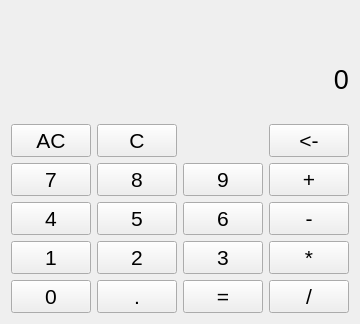
<?xml version="1.0" encoding="UTF-8"?>
<ui version="4.0">
 <class>Form</class>
 <widget class="QWidget" name="Form">
  <property name="geometry">
   <rect>
    <x>0</x>
    <y>0</y>
    <width>359</width>
    <height>324</height>
   </rect>
  </property>
  <property name="windowTitle">
   <string>계산기</string>
  </property>
  <property name="windowIcon">
   <iconset>
    <normaloff>icon/icon.png</normaloff>icon/icon.png</iconset>
  </property>
  <layout class="QHBoxLayout" name="horizontalLayout">
   <item>
    <layout class="QGridLayout" name="gridLayout">
     <property name="rightMargin">
      <number>0</number>
     </property>
     <item row="7" column="0">
      <widget class="QPushButton" name="btn_4">
       <property name="font">
        <font>
         <family>Arial</family>
         <pointsize>16</pointsize>
        </font>
       </property>
       <property name="toolTip">
        <string>4</string>
       </property>
       <property name="text">
        <string>4</string>
       </property>
       <property name="shortcut">
        <string>4</string>
       </property>
      </widget>
     </item>
     <item row="6" column="0">
      <widget class="QPushButton" name="btn_7">
       <property name="font">
        <font>
         <family>Arial</family>
         <pointsize>16</pointsize>
        </font>
       </property>
       <property name="toolTip">
        <string>7</string>
       </property>
       <property name="text">
        <string>7</string>
       </property>
       <property name="shortcut">
        <string>7</string>
       </property>
      </widget>
     </item>
     <item row="4" column="1">
      <widget class="QPushButton" name="btn_clear">
       <property name="font">
        <font>
         <family>Arial</family>
         <pointsize>16</pointsize>
        </font>
       </property>
       <property name="toolTip">
        <string>C</string>
       </property>
       <property name="text">
        <string>C</string>
       </property>
      </widget>
     </item>
     <item row="7" column="3">
      <widget class="QPushButton" name="btn_sub">
       <property name="font">
        <font>
         <family>Arial</family>
         <pointsize>16</pointsize>
        </font>
       </property>
       <property name="toolTip">
        <string>-</string>
       </property>
       <property name="text">
        <string>-</string>
       </property>
       <property name="shortcut">
        <string>-</string>
       </property>
      </widget>
     </item>
     <item row="7" column="2">
      <widget class="QPushButton" name="btn_6">
       <property name="font">
        <font>
         <family>Arial</family>
         <pointsize>16</pointsize>
        </font>
       </property>
       <property name="toolTip">
        <string>6</string>
       </property>
       <property name="text">
        <string>6</string>
       </property>
       <property name="shortcut">
        <string>6</string>
       </property>
      </widget>
     </item>
     <item row="6" column="1">
      <widget class="QPushButton" name="btn_8">
       <property name="font">
        <font>
         <family>Arial</family>
         <pointsize>16</pointsize>
        </font>
       </property>
       <property name="toolTip">
        <string>8</string>
       </property>
       <property name="text">
        <string>8</string>
       </property>
       <property name="shortcut">
        <string>8</string>
       </property>
      </widget>
     </item>
     <item row="6" column="3">
      <widget class="QPushButton" name="btn_add">
       <property name="font">
        <font>
         <family>Arial</family>
         <pointsize>16</pointsize>
        </font>
       </property>
       <property name="toolTip">
        <string>+</string>
       </property>
       <property name="text">
        <string>+</string>
       </property>
       <property name="shortcut">
        <string>+</string>
       </property>
      </widget>
     </item>
     <item row="7" column="1">
      <widget class="QPushButton" name="btn_5">
       <property name="font">
        <font>
         <family>Arial</family>
         <pointsize>16</pointsize>
        </font>
       </property>
       <property name="toolTip">
        <string>5</string>
       </property>
       <property name="text">
        <string>5</string>
       </property>
       <property name="shortcut">
        <string>5</string>
       </property>
      </widget>
     </item>
     <item row="6" column="2">
      <widget class="QPushButton" name="btn_9">
       <property name="font">
        <font>
         <family>Arial</family>
         <pointsize>16</pointsize>
        </font>
       </property>
       <property name="toolTip">
        <string>9</string>
       </property>
       <property name="text">
        <string>9</string>
       </property>
       <property name="shortcut">
        <string>9</string>
       </property>
      </widget>
     </item>
     <item row="4" column="3">
      <widget class="QPushButton" name="btn_back">
       <property name="font">
        <font>
         <family>Arial</family>
         <pointsize>16</pointsize>
        </font>
       </property>
       <property name="text">
        <string>&lt;-</string>
       </property>
       <property name="shortcut">
        <string>Backspace</string>
       </property>
      </widget>
     </item>
     <item row="9" column="2">
      <widget class="QPushButton" name="btn_equal">
       <property name="font">
        <font>
         <family>Arial</family>
         <pointsize>16</pointsize>
        </font>
       </property>
       <property name="toolTip">
        <string>=</string>
       </property>
       <property name="text">
        <string>=</string>
       </property>
       <property name="shortcut">
        <string>Enter</string>
       </property>
      </widget>
     </item>
     <item row="8" column="1">
      <widget class="QPushButton" name="btn_2">
       <property name="font">
        <font>
         <family>Arial</family>
         <pointsize>16</pointsize>
        </font>
       </property>
       <property name="toolTip">
        <string>2</string>
       </property>
       <property name="text">
        <string>2</string>
       </property>
       <property name="shortcut">
        <string>2</string>
       </property>
      </widget>
     </item>
     <item row="8" column="2">
      <widget class="QPushButton" name="btn_3">
       <property name="font">
        <font>
         <family>Arial</family>
         <pointsize>16</pointsize>
        </font>
       </property>
       <property name="toolTip">
        <string>3</string>
       </property>
       <property name="text">
        <string>3</string>
       </property>
       <property name="shortcut">
        <string>3</string>
       </property>
      </widget>
     </item>
     <item row="8" column="0">
      <widget class="QPushButton" name="btn_1">
       <property name="font">
        <font>
         <family>Arial</family>
         <pointsize>16</pointsize>
        </font>
       </property>
       <property name="toolTip">
        <string>1</string>
       </property>
       <property name="text">
        <string>1</string>
       </property>
       <property name="shortcut">
        <string>1</string>
       </property>
      </widget>
     </item>
     <item row="9" column="0">
      <widget class="QPushButton" name="btn_0">
       <property name="font">
        <font>
         <family>Arial</family>
         <pointsize>16</pointsize>
        </font>
       </property>
       <property name="toolTip">
        <string>0</string>
       </property>
       <property name="text">
        <string>0</string>
       </property>
       <property name="shortcut">
        <string>0</string>
       </property>
      </widget>
     </item>
     <item row="8" column="3">
      <widget class="QPushButton" name="btn_mul">
       <property name="font">
        <font>
         <family>Arial</family>
         <pointsize>16</pointsize>
        </font>
       </property>
       <property name="toolTip">
        <string>*</string>
       </property>
       <property name="text">
        <string>*</string>
       </property>
       <property name="shortcut">
        <string>*</string>
       </property>
      </widget>
     </item>
     <item row="9" column="1">
      <widget class="QPushButton" name="btn_comma">
       <property name="font">
        <font>
         <family>Arial</family>
         <pointsize>16</pointsize>
        </font>
       </property>
       <property name="toolTip">
        <string>.</string>
       </property>
       <property name="text">
        <string>.</string>
       </property>
       <property name="shortcut">
        <string>.</string>
       </property>
      </widget>
     </item>
     <item row="9" column="3">
      <widget class="QPushButton" name="btn_div">
       <property name="font">
        <font>
         <family>Arial</family>
         <pointsize>16</pointsize>
        </font>
       </property>
       <property name="toolTip">
        <string>/</string>
       </property>
       <property name="text">
        <string>/</string>
       </property>
       <property name="shortcut">
        <string>/</string>
       </property>
      </widget>
     </item>
     <item row="4" column="0">
      <widget class="QPushButton" name="btn_all_clear">
       <property name="font">
        <font>
         <family>Arial</family>
         <pointsize>16</pointsize>
        </font>
       </property>
       <property name="toolTip">
        <string>AC</string>
       </property>
       <property name="text">
        <string>AC</string>
       </property>
      </widget>
     </item>
     <item row="1" column="0" rowspan="3" colspan="4">
      <widget class="QLabel" name="lbl_result">
       <property name="sizePolicy">
        <sizepolicy hsizetype="Preferred" vsizetype="Fixed">
         <horstretch>0</horstretch>
         <verstretch>0</verstretch>
        </sizepolicy>
       </property>
       <property name="font">
        <font>
         <family>Arial</family>
         <pointsize>20</pointsize>
        </font>
       </property>
       <property name="text">
        <string>0</string>
       </property>
       <property name="alignment">
        <set>Qt::AlignRight|Qt::AlignTrailing|Qt::AlignVCenter</set>
       </property>
       <property name="margin">
        <number>10</number>
       </property>
      </widget>
     </item>
     <item row="0" column="2" colspan="2">
      <widget class="QLabel" name="lbl_buffer">
       <property name="text">
        <string/>
       </property>
       <property name="alignment">
        <set>Qt::AlignRight|Qt::AlignTrailing|Qt::AlignVCenter</set>
       </property>
      </widget>
     </item>
    </layout>
   </item>
  </layout>
 </widget>
 <resources/>
 <connections/>
</ui>
